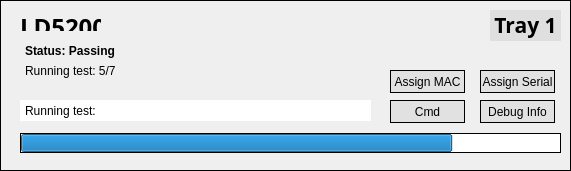
   <widget class="QFrame" name="tray6">
    <property name="geometry">
     <rect>
      <x>630</x>
      <y>440</y>
      <width>571</width>
      <height>171</height>
     </rect>
    </property>
    <property name="styleSheet">
     <string notr="true">border: 1px solid black;</string>
    </property>
    <property name="frameShape">
     <enum>QFrame::StyledPanel</enum>
    </property>
    <property name="frameShadow">
     <enum>QFrame::Raised</enum>
    </property>
    <widget class="QLabel" name="tray6_label">
     <property name="geometry">
      <rect>
       <x>490</x>
       <y>10</y>
       <width>71</width>
       <height>31</height>
      </rect>
     </property>
     <property name="font">
      <font>
       <family>Antema</family>
       <pointsize>16</pointsize>
       <weight>75</weight>
       <bold>true</bold>
      </font>
     </property>
     <property name="styleSheet">
      <string notr="true">background-color: rgba(218, 218, 218, 200);
border: none;</string>
     </property>
     <property name="text">
      <string>&lt;html&gt;&lt;head/&gt;&lt;body&gt;&lt;p align=&quot;center&quot;&gt;Tray 1&lt;/p&gt;&lt;/body&gt;&lt;/html&gt;</string>
     </property>
    </widget>
    <widget class="QProgressBar" name="tray6_progress">
     <property name="geometry">
      <rect>
       <x>20</x>
       <y>133</y>
       <width>541</width>
       <height>20</height>
      </rect>
     </property>
     <property name="value">
      <number>80</number>
     </property>
     <property name="textVisible">
      <bool>false</bool>
     </property>
     <property name="orientation">
      <enum>Qt::Horizontal</enum>
     </property>
     <property name="invertedAppearance">
      <bool>false</bool>
     </property>
    </widget>
    <widget class="QLabel" name="tray6_debug">
     <property name="geometry">
      <rect>
       <x>20</x>
       <y>100</y>
       <width>351</width>
       <height>21</height>
      </rect>
     </property>
     <property name="styleSheet">
      <string notr="true">border: none;
background: white;
padding: 0 2px;</string>
     </property>
     <property name="text">
      <string>Running test: &lt;test name&gt;</string>
     </property>
    </widget>
    <widget class="QPushButton" name="tray6_info_btn">
     <property name="geometry">
      <rect>
       <x>480</x>
       <y>100</y>
       <width>75</width>
       <height>23</height>
      </rect>
     </property>
     <property name="styleSheet">
      <string notr="true">background-color: rgb(225, 225, 225);</string>
     </property>
     <property name="text">
      <string>Debug Info</string>
     </property>
    </widget>
    <widget class="QPushButton" name="tray6_cmd_btn">
     <property name="geometry">
      <rect>
       <x>390</x>
       <y>100</y>
       <width>75</width>
       <height>23</height>
      </rect>
     </property>
     <property name="styleSheet">
      <string notr="true">background-color: rgb(225, 225, 225);</string>
     </property>
     <property name="text">
      <string>Cmd</string>
     </property>
    </widget>
    <widget class="QLabel" name="tray6_board_label">
     <property name="geometry">
      <rect>
       <x>20</x>
       <y>10</y>
       <width>81</width>
       <height>21</height>
      </rect>
     </property>
     <property name="font">
      <font>
       <family>Antema</family>
       <pointsize>18</pointsize>
       <weight>75</weight>
       <bold>true</bold>
      </font>
     </property>
     <property name="styleSheet">
      <string notr="true">border: none;</string>
     </property>
     <property name="text">
      <string>&lt;html&gt;&lt;head/&gt;&lt;body&gt;&lt;p&gt;LD5200&lt;/p&gt;&lt;/body&gt;&lt;/html&gt;</string>
     </property>
    </widget>
    <widget class="QLabel" name="tray6_test_counter">
     <property name="geometry">
      <rect>
       <x>20</x>
       <y>60</y>
       <width>111</width>
       <height>21</height>
      </rect>
     </property>
     <property name="styleSheet">
      <string notr="true">border: none;
padding: 0 2px;</string>
     </property>
     <property name="text">
      <string>Running test: 5/7</string>
     </property>
    </widget>
    <widget class="QLabel" name="tray6_status">
     <property name="geometry">
      <rect>
       <x>20</x>
       <y>40</y>
       <width>111</width>
       <height>21</height>
      </rect>
     </property>
     <property name="font">
      <font>
       <weight>75</weight>
       <bold>true</bold>
      </font>
     </property>
     <property name="styleSheet">
      <string notr="true">border: none;
padding: 0 2px;</string>
     </property>
     <property name="text">
      <string>Status: Passing</string>
     </property>
    </widget>
    <widget class="QPushButton" name="tray6_assn_mac_btn">
     <property name="geometry">
      <rect>
       <x>390</x>
       <y>70</y>
       <width>75</width>
       <height>23</height>
      </rect>
     </property>
     <property name="styleSheet">
      <string notr="true">background-color: rgb(225, 225, 225);</string>
     </property>
     <property name="text">
      <string>Assign MAC</string>
     </property>
    </widget>
    <widget class="QPushButton" name="tray6_assn_serial_btn">
     <property name="geometry">
      <rect>
       <x>480</x>
       <y>70</y>
       <width>75</width>
       <height>23</height>
      </rect>
     </property>
     <property name="styleSheet">
      <string notr="true">background-color: rgb(225, 225, 225);</string>
     </property>
     <property name="text">
      <string>Assign Serial</string>
     </property>
    </widget>
   </widget>
